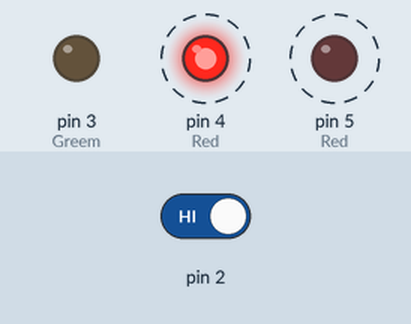
A sketch run on a simulated Arduino Uno, built with avr-gcc and run on an emulated ATmega328P. Shown: output pins drawn as LEDs (lit = HIGH). Dashed ring = blinking. The inputs (shaded band) are chosen by the test bench; at power-on: pin 2 HIGH.

Above: at 1.8 s.
1.9 s: pin 2 driven LOW
At 2.7 s:
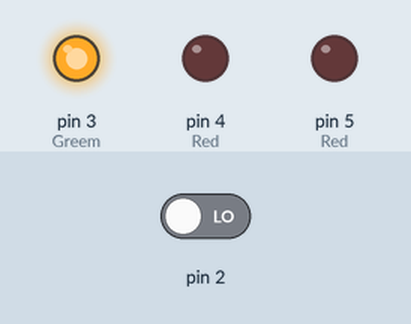
3.5 s: pin 2 driven HIGH
At 3.62 s:
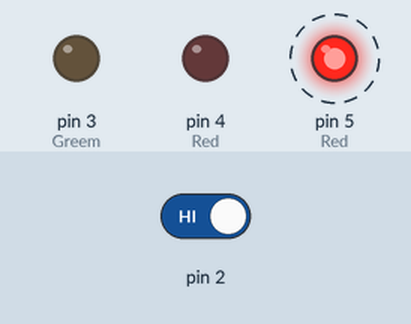
Timing chart, 0 to 12.5 s (numbered marks = the images above; inputs shaded):
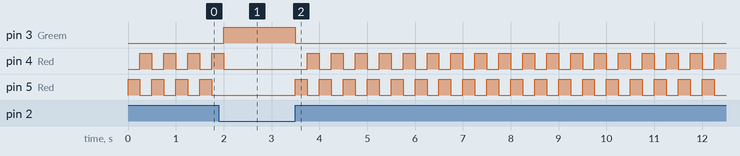

The sketch:

project_02.ino
```cpp
int switchState = 0;

void setup() {
  pinMode(3,OUTPUT); //Greem
  pinMode(4,OUTPUT); //Red
  pinMode(5,OUTPUT); //Red

  pinMode(2,INPUT);

}

void loop() {
  switchState = digitalRead(2); //Reads the voltage level on the digital input.

  if (switchState == LOW) {
    //button not pressed

    digitalWrite(3,HIGH);
    digitalWrite(4,LOW);
    digitalWrite(5,LOW);
  } else {
    digitalWrite(3,LOW);
    digitalWrite(4,LOW);
    digitalWrite(5,HIGH);

    delay(250);

    digitalWrite(3,LOW);
    digitalWrite(4,HIGH);
    digitalWrite(5,LOW);

    delay(250);
  }

}
```

Measured:
- after the input at 1.9 s, pin 3 (Greem): LOW → HIGH after 0.10 s; pin 4 (Red): goes on until 2.0 s, then stays LOW; pin 5 (Red): stops changing and stays LOW
- after the input at 3.5 s, pin 3 (Greem): HIGH → LOW at once; pin 4 (Red): alternates HIGH for 0.25 s and LOW for 0.25 s, starting after 0.25 s; pin 5 (Red): alternates HIGH for 0.25 s and LOW for 0.25 s, starting at once
- by itself, pin 4 (Red), pin 5 (Red): alternates HIGH for 0.25 s and LOW for 0.25 s
